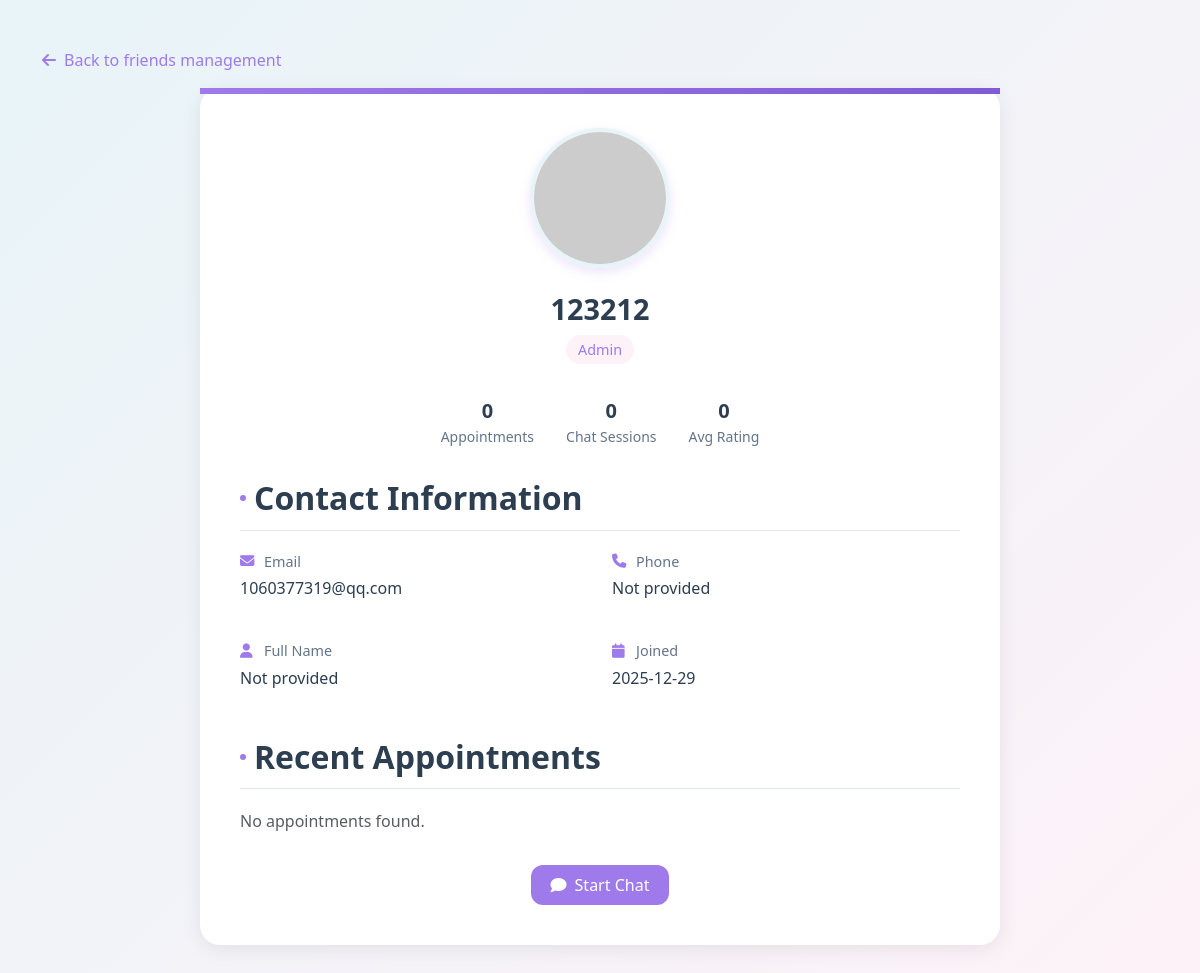
/profile?user_id=4, run on the app's committed database.
### models.py (models this page shows, shortened)
class User(db.Model):
    __tablename__ = 'users'  # 显式指定表名（复数，避免歧义）| Explicitly specify table name (plural to avoid ambiguity)
    id = db.Column(db.Integer, primary_key=True, autoincrement=True)
    username = db.Column(db.String(20), unique=True, nullable=False, comment='用户名（唯一）| Username (unique)')
    password = db.Column(db.String(255), nullable=False, comment='加密后的密码| Encrypted password')
    role = db.Column(db.String(10), nullable=False, default='user', comment='角色：admin/agent/user| Role: admin/agent/user')
    email = db.Column(db.String(120), unique=True, nullable=True, comment='邮箱（可选，唯一）| Email (optional, unique)')
    phone = db.Column(db.String(11), unique=True, nullable=True, comment='手机号（可选，唯一）| Phone number (optional, unique)')
    real_name = db.Column(db.String(30), nullable=True, comment='真实姓名| Real name')
    avatar = db.Column(db.String(255), nullable=True, comment='头像URL| Avatar URL')
    is_active = db.Column(db.Boolean, default=True, comment='是否激活（禁用/启用）| Whether activated (disabled/enabled)')
    is_deleted = db.Column(db.Boolean, default=False, comment='软删除标记| Soft deletion flag')
    created_at = db.Column(db.DateTime, default=lambda: datetime.now(UTC), comment='创建时间（UTC）| Creation time (UTC)')
    updated_at = db.Column(db.DateTime, default=lambda: datetime.now(UTC), onupdate=lambda: datetime.now(UTC),
                           comment='更新时间| Update time')
    last_login_at = db.Column(db.DateTime, nullable=True, comment='最后登录时间| Last login time')
    initiated_chat_sessions = db.relationship(
        'ChatSession',
        foreign_keys='ChatSession.user_id',
        back_populates='initiator',
        lazy=True,
        cascade='all, delete-orphan'
    )
    handled_chat_sessions = db.relationship(
        'ChatSession',
        foreign_keys='ChatSession.agent_id',
        back_populates='handler',
        lazy=True,
        cascade='all, delete-orphan'
    )
    applied_appointments = db.relationship(
        'Appointment',
        foreign_keys='Appointment.user_id',
        back_populates='applicant',
        lazy=True
    )
    assigned_appointments = db.relationship(
        'Appointment',
        foreign_keys='Appointment.agent_id',
        back_populates='assigned_agent',
        lazy=True
    )
    friend_requests_sent = db.relationship(
        'FriendRelation',
        foreign_keys='FriendRelation.user_id',
        back_populates='user',
        lazy='dynamic',
        cascade='all, delete-orphan'
    )
    friend_requests_received = db.relationship(
        'FriendRelation',
        foreign_keys='FriendRelation.friend_id',
        back_populates='friend',
        lazy='dynamic',
        cascade='all, delete-orphan'
    )

### routes.py (the view)
    @app.route('/profile')
    def profile():
        user_id = request.args.get('user_id')
        if not user_id:
            flash('User ID is required', 'error')
            return redirect(url_for('session_management'))
        user = User.query.get(user_id)
        if not user:
            flash('User not found', 'error')
            return redirect(url_for('session_management'))
        return render_template('profile.html', user=user)

### templates/profile.html (shortened to what this page needs)
<!DOCTYPE html>
<html lang="en">
<head>
    <link href="https://cdn.jsdelivr.net/npm/bootstrap@5.3.0/dist/css/bootstrap.min.css" rel="stylesheet">
    <link rel="stylesheet" href="https://cdnjs.cloudflare.com/ajax/libs/font-awesome/6.4.0/css/all.min.css">
</head>
<body>
    <div class="container">
        <a href="/friends_management" class="back-link">
            <i class="fas fa-arrow-left"></i> Back to friends management
        </a>
        <div class="profile-card">
            <div class="profile-header">
                <div class="avatar-container">
                    <img src="{{ user.avatar or 'https://via.placeholder.com/140?text=No+Avatar' }}"
                         alt="{{ user.username }}'s avatar"
                         class="avatar-img">
                </div>
                <h1 class="profile-name">{{ user.username }}</h1>
                <span class="profile-role">{{ user.role | title }}</span>
                <div class="profile-stats">
                    <div class="stat-item">
                        <div class="stat-value">{{ user.appointments | length }}</div>
                        <div class="stat-label">Appointments</div>
                    </div>
                    <div class="stat-item">
                        <div class="stat-value">{{ user.chat_sessions | length }}</div>
                        <div class="stat-label">Chat Sessions</div>
                    </div>
                    <div class="stat-item">
                        <div class="stat-value">
                            {% if user.appointments | selectattr("rating") | list | length > 0 %}
                                {{ (user.appointments | selectattr("rating") | map(attribute="rating") | sum / user.appointments | selectattr("rating") | list | length) | round(1) }}
                            {% else %}
                                0
                            {% endif %}
                        </div>
                        <div class="stat-label">Avg Rating</div>
                    </div>
                </div>
            </div>
            <div class="profile-details">
                <h2 class="section-title">Contact Information</h2>
                <div class="info-grid">
                    <div class="info-item">
                        <div class="info-label"><i class="fas fa-envelope"></i> Email</div>
                        <div class="info-value">{{ user.email or 'Not provided' }}</div>
                    </div>
                    <div class="info-item">
                        <div class="info-label"><i class="fas fa-phone"></i> Phone</div>
                        <div class="info-value">{{ user.phone or 'Not provided' }}</div>
                    </div>
                    <div class="info-item">
                        <div class="info-label"><i class="fas fa-user"></i> Full Name</div>
                        <div class="info-value">{{ user.real_name or 'Not provided' }}</div>
                    </div>
                    <div class="info-item">
                        <div class="info-label"><i class="fas fa-calendar"></i> Joined</div>
                        <div class="info-value">{{ user.created_at.strftime('%Y-%m-%d') }}</div>
                    </div>
                </div>
                <h2 class="section-title">Recent Appointments</h2>
                <div class="appointments-list">
                    {% if user.appointments %}
                        {% for appt in user.appointments | sort(attribute='date', reverse=true) | slice(3) %}
                            <div class="appointment-item">
                                <div class="appointment-service">
                                    {{ appt.service.name if appt.service else 'Service deleted' }}
                                </div>
                                <div class="appointment-date">
                                    {{ appt.date.strftime('%Y-%m-%d %H:%M') }}
                                    <span class="badge bg-secondary ms-2">{{ appt.status }}</span>
                                </div>
                                {% if appt.rating %}
                                    <div class="appointment-rating">
                                        {% for i in range(5) %}
                                            <i class="fas fa-star{% if i >= appt.rating %} fa-star-o{% endif %}"></i>
                                        {% endfor %}
                                    </div>
                                {% endif %}
                            </div>
                        {% endfor %}
                    {% else %}
                        <p class="text-muted">No appointments found.</p>
                    {% endif %}
                </div>
                <div class="action-buttons">
                    <a href="/start_chat?user_id={{ user.id }}" class="btn-action">
                        <i class="fas fa-comment"></i> Start Chat
                    </a>
                </div>
            </div>
        </div>
    </div>
</body>
</html>

### templates/profile.html (style rules this page uses)
:root { --accent: #9F7AEA; --accent-light: #E8F4F8; --accent-secondary: #FDF2F8; --text-main: #4A5568; --text-dark: #2c3e50; --shadow-soft: 0 4px 20px rgba(0, 0, 0, 0.08); }
body { background: linear-gradient(135deg, var(--accent-light) 0%, var(--accent-secondary) 100%); min-height: 100vh; padding-top: 3rem; padding-bottom: 3rem; color: var(--text-main); }
.profile-card { background-color: #ffffff; border-radius: 20px; box-shadow: var(--shadow-soft); padding: 2.5rem; max-width: 800px; width: 100%; margin: 0 auto; position: relative; }
.profile-card::before { content: ""; position: absolute; top: 0; left: 0; width: 100%; height: 6px; background: linear-gradient(90deg, var(--accent), #805AD5); }
.profile-header { display: flex; flex-direction: column; align-items: center; margin-bottom: 2rem; text-align: center; }
.avatar-container { width: 140px; height: 140px; border-radius: 50%; overflow: hidden; border: 4px solid var(--accent-light); margin-bottom: 1.5rem; box-shadow: 0 4px 12px rgba(159, 122, 234, 0.2); }
.avatar-img { width: 100%; height: 100%; object-fit: cover; transition: transform 0.3s ease; }
.profile-name { font-size: 1.8rem; font-weight: 600; color: var(--text-dark); margin-bottom: 0.5rem; }
.profile-role { display: inline-block; background-color: var(--accent-secondary); color: var(--accent); padding: 0.25rem 0.75rem; border-radius: 20px; font-size: 0.9rem; font-weight: 500; margin-bottom: 1rem; }
.profile-stats { display: flex; gap: 2rem; margin-top: 1rem; }
.stat-item { text-align: center; }
.stat-value { font-weight: 600; color: var(--text-dark); font-size: 1.25rem; }
.stat-label { font-size: 0.875rem; color: #64748B; }
.section-title { font-weight: 600; color: var(--text-dark); margin-bottom: 1.25rem; padding-bottom: 0.75rem; border-bottom: 1px solid #E2E8F0; display: flex; align-items: center; gap: 0.5rem; }
.section-title::before { content: ""; width: 6px; height: 6px; border-radius: 50%; background-color: var(--accent); }
.info-grid { display: grid; grid-template-columns: 1fr 1fr; gap: 1.5rem; margin-bottom: 2rem; }
.info-item { margin-bottom: 1rem; }
.info-label { font-size: 0.9rem; color: #64748B; margin-bottom: 0.25rem; display: flex; align-items: center; gap: 0.5rem; }
.info-label i { color: var(--accent); width: 16px; }
.info-value { font-weight: 500; color: var(--text-dark); }
.appointments-list { margin-top: 1rem; }
.btn-action { display: inline-flex; align-items: center; gap: 0.5rem; background-color: var(--accent); color: white; border: none; padding: 0.5rem 1.25rem; border-radius: 12px; font-weight: 500; transition: all 0.3s ease; text-decoration: none; }
.action-buttons { display: flex; gap: 1rem; justify-content: center; margin-top: 2rem; }
.back-link { display: inline-flex; align-items: center; gap: 0.5rem; color: var(--accent); text-decoration: none; margin-bottom: 1rem; font-weight: 500; }

### data on the page
User: username "123212", role "Admin", email "1060377319@qq.com", phone "Not provided", real_name "Not provided", created_at "2025-12-29"

### other printed values
{{ user.appointments | length }} "0"
{{ user.chat_sessions | length }} "0"
